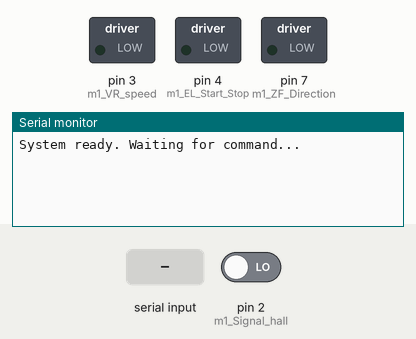
This sketch was run on a simulated Arduino Uno, built with avr-gcc and run on an emulated ATmega328P. On the bench: switched loads named in the sketch (green lamp = pin HIGH), the last lines printed to the serial monitor. Inputs (shaded band) come from the test bench; at power-on: pin 2 (m1_Signal_hall) LOW.

Above: at 1.2 s.
1.3 s: "stop\n" received over Serial
At 1.8 s:
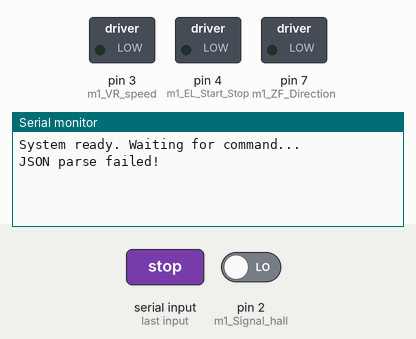
2.8 s: "1\n" received over Serial
At 4.2 s:
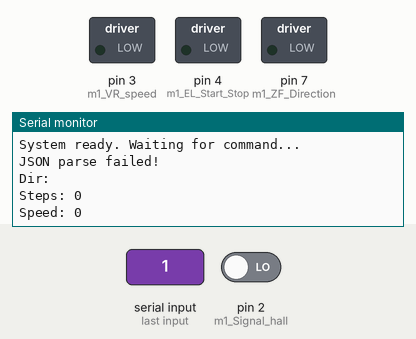

Measured:
- after the input at 1.3 s, the serial monitor: prints a new line at once (image 1)
- after the input at 2.8 s, the serial monitor: prints a new line at once (image 2)

The sketch:

BLDC_control.ino
```cpp
#include <ArduinoJson.h>

//#######################################
// Pin mappings for Arduino UNO
//#######################################
int m1_EL_Start_Stop = 4;  // EL (digital)
int m1_Signal_hall   = 2;  // Hall sensor input (interrupt-capable)
int m1_ZF_Direction  = 7;  // ZF (digital)
int m1_VR_speed      = 3;  // VR (PWM output)

// {"direction":"forward","steps":30,"speed":50}
// {"direction":"backward","steps":30,"speed":50}
// {"direction":"stop","steps":0,"speed":0}

//#######################################
volatile int pos = 0;   // updated in ISR
int steps = 0;
int speed1 = 0;
String direction1 = "stop";  // default to stop
//#######################################

// ISR for hall sensor
void plus() {
  pos++; // count steps
  if (pos >= steps) {
    wheelStop();
    pos = 0;
  }
}

void setup() {
  Serial.begin(115200);

  pinMode(m1_EL_Start_Stop, OUTPUT);
  pinMode(m1_Signal_hall, INPUT);
  pinMode(m1_ZF_Direction, OUTPUT);
  pinMode(m1_VR_speed, OUTPUT);

  // ✅ Force motor OFF at startup
  digitalWrite(m1_EL_Start_Stop, LOW);
  digitalWrite(m1_ZF_Direction, LOW);
  analogWrite(m1_VR_speed, 0);

  attachInterrupt(digitalPinToInterrupt(m1_Signal_hall), plus, CHANGE);

  Serial.println("System ready. Waiting for command...");
}

void drive() {
  if (direction1 == "stop") {
    wheelStop();
    return;
  }

  if (direction1 == "forward" && pos < steps) {
    wheelMoveForward();
  } else if (direction1 == "backward" && pos < steps) {
    wheelMoveBackward();
  } else {
    wheelStop();
    pos = 0;
  }
}

void wheelStop() {
  analogWrite(m1_VR_speed, 0);         // zero speed
  digitalWrite(m1_EL_Start_Stop, LOW); // disable motor
}

void wheelMoveForward() {
  analogWrite(m1_VR_speed, speed1);
  digitalWrite(m1_EL_Start_Stop, LOW);
  digitalWrite(m1_ZF_Direction, HIGH);
  digitalWrite(m1_EL_Start_Stop, HIGH);
}

void wheelMoveBackward() {
  analogWrite(m1_VR_speed, speed1);
  digitalWrite(m1_EL_Start_Stop, LOW);
  digitalWrite(m1_ZF_Direction, LOW);
  digitalWrite(m1_EL_Start_Stop, HIGH);
}

void loop() {
  if (Serial.available() > 0) {
    String command = Serial.readStringUntil('\n');  // read line

    StaticJsonDocument<200> doc; // fixed-size buffer
    DeserializationError error = deserializeJson(doc, command);

    if (!error) {
      direction1 = String((const char*)doc["direction"]);
      steps = doc["steps"] | 0;
      speed1 = doc["speed"] | 0;

      Serial.print("Dir: "); Serial.println(direction1);
      Serial.print("Steps: "); Serial.println(steps);
      Serial.print("Speed: "); Serial.println(speed1);

      drive();
    } else {
      Serial.println("JSON parse failed!");
    }
  }
}
```
